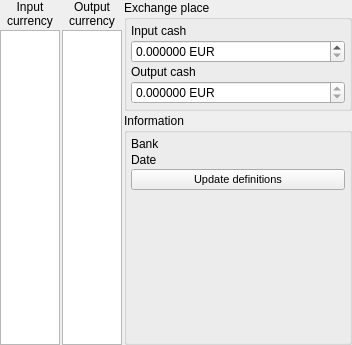
<?xml version="1.0" encoding="UTF-8"?>
<ui version="4.0">
 <class>FormCurrencyConverter</class>
 <widget class="QWidget" name="FormCurrencyConverter">
  <property name="geometry">
   <rect>
    <x>0</x>
    <y>0</y>
    <width>352</width>
    <height>345</height>
   </rect>
  </property>
  <property name="windowTitle">
   <string notr="true"/>
  </property>
  <layout class="QHBoxLayout" name="horizontalLayout">
   <property name="spacing">
    <number>2</number>
   </property>
   <property name="leftMargin">
    <number>0</number>
   </property>
   <property name="topMargin">
    <number>0</number>
   </property>
   <property name="rightMargin">
    <number>0</number>
   </property>
   <property name="bottomMargin">
    <number>0</number>
   </property>
   <item>
    <layout class="QGridLayout" name="gridLayout_4">
     <property name="sizeConstraint">
      <enum>QLayout::SetMinimumSize</enum>
     </property>
     <property name="spacing">
      <number>2</number>
     </property>
     <item row="0" column="0">
      <widget class="QLabel" name="lblCurrInput">
       <property name="text">
        <string>Input
currency</string>
       </property>
       <property name="alignment">
        <set>Qt::AlignCenter</set>
       </property>
       <property name="buddy">
        <cstring>m_listInput</cstring>
       </property>
      </widget>
     </item>
     <item row="0" column="1">
      <widget class="QLabel" name="lblCurrOutput">
       <property name="text">
        <string>Output
currency</string>
       </property>
       <property name="alignment">
        <set>Qt::AlignCenter</set>
       </property>
       <property name="buddy">
        <cstring>m_listOutput</cstring>
       </property>
      </widget>
     </item>
     <item row="1" column="0">
      <widget class="QListWidget" name="m_listInput">
       <property name="sizePolicy">
        <sizepolicy hsizetype="Expanding" vsizetype="Expanding">
         <horstretch>0</horstretch>
         <verstretch>0</verstretch>
        </sizepolicy>
       </property>
       <property name="maximumSize">
        <size>
         <width>60</width>
         <height>16777215</height>
        </size>
       </property>
       <property name="toolTip">
        <string>Select input currency.</string>
       </property>
       <property name="alternatingRowColors">
        <bool>false</bool>
       </property>
      </widget>
     </item>
     <item row="1" column="1">
      <widget class="QListWidget" name="m_listOutput">
       <property name="maximumSize">
        <size>
         <width>60</width>
         <height>16777215</height>
        </size>
       </property>
       <property name="toolTip">
        <string>Select output currency.</string>
       </property>
       <property name="alternatingRowColors">
        <bool>false</bool>
       </property>
      </widget>
     </item>
    </layout>
   </item>
   <item>
    <layout class="QVBoxLayout" name="verticalLayout_6">
     <property name="spacing">
      <number>2</number>
     </property>
     <property name="sizeConstraint">
      <enum>QLayout::SetMaximumSize</enum>
     </property>
     <item>
      <widget class="QGroupBox" name="grpCurrExch">
       <property name="title">
        <string>Exchange place</string>
       </property>
       <layout class="QVBoxLayout" name="verticalLayout_4">
        <property name="spacing">
         <number>2</number>
        </property>
        <property name="leftMargin">
         <number>4</number>
        </property>
        <property name="topMargin">
         <number>4</number>
        </property>
        <property name="rightMargin">
         <number>4</number>
        </property>
        <property name="bottomMargin">
         <number>4</number>
        </property>
        <item>
         <widget class="QLabel" name="lblCurrrInput">
          <property name="sizePolicy">
           <sizepolicy hsizetype="Preferred" vsizetype="Minimum">
            <horstretch>0</horstretch>
            <verstretch>0</verstretch>
           </sizepolicy>
          </property>
          <property name="minimumSize">
           <size>
            <width>0</width>
            <height>0</height>
           </size>
          </property>
          <property name="maximumSize">
           <size>
            <width>16777215</width>
            <height>16777215</height>
           </size>
          </property>
          <property name="text">
           <string>Input cash</string>
          </property>
          <property name="alignment">
           <set>Qt::AlignBottom|Qt::AlignLeading|Qt::AlignLeft</set>
          </property>
          <property name="indent">
           <number>-1</number>
          </property>
          <property name="buddy">
           <cstring>m_spinInput</cstring>
          </property>
         </widget>
        </item>
        <item>
         <widget class="DoubleSpinBox" name="m_spinInput">
          <property name="sizePolicy">
           <sizepolicy hsizetype="Expanding" vsizetype="Fixed">
            <horstretch>0</horstretch>
            <verstretch>0</verstretch>
           </sizepolicy>
          </property>
          <property name="minimumSize">
           <size>
            <width>0</width>
            <height>0</height>
           </size>
          </property>
          <property name="suffix">
           <string notr="true"> EUR</string>
          </property>
          <property name="decimals">
           <number>6</number>
          </property>
          <property name="maximum">
           <double>999999999.000000000000000</double>
          </property>
          <property name="value">
           <double>0.000000000000000</double>
          </property>
         </widget>
        </item>
        <item>
         <widget class="QLabel" name="lblcurrrOutput">
          <property name="sizePolicy">
           <sizepolicy hsizetype="Preferred" vsizetype="Minimum">
            <horstretch>0</horstretch>
            <verstretch>0</verstretch>
           </sizepolicy>
          </property>
          <property name="minimumSize">
           <size>
            <width>0</width>
            <height>0</height>
           </size>
          </property>
          <property name="maximumSize">
           <size>
            <width>16777215</width>
            <height>16777215</height>
           </size>
          </property>
          <property name="text">
           <string>Output cash</string>
          </property>
          <property name="alignment">
           <set>Qt::AlignBottom|Qt::AlignLeading|Qt::AlignLeft</set>
          </property>
          <property name="buddy">
           <cstring>m_spinOutput</cstring>
          </property>
         </widget>
        </item>
        <item>
         <widget class="DoubleSpinBox" name="m_spinOutput">
          <property name="sizePolicy">
           <sizepolicy hsizetype="Expanding" vsizetype="Fixed">
            <horstretch>0</horstretch>
            <verstretch>0</verstretch>
           </sizepolicy>
          </property>
          <property name="minimumSize">
           <size>
            <width>150</width>
            <height>0</height>
           </size>
          </property>
          <property name="readOnly">
           <bool>true</bool>
          </property>
          <property name="suffix">
           <string notr="true"> EUR</string>
          </property>
          <property name="decimals">
           <number>6</number>
          </property>
          <property name="maximum">
           <double>999999999.000000000000000</double>
          </property>
          <property name="value">
           <double>0.000000000000000</double>
          </property>
         </widget>
        </item>
       </layout>
      </widget>
     </item>
     <item>
      <widget class="QGroupBox" name="grpCurrInfo">
       <property name="minimumSize">
        <size>
         <width>0</width>
         <height>0</height>
        </size>
       </property>
       <property name="title">
        <string>Information</string>
       </property>
       <layout class="QVBoxLayout" name="verticalLayout_5">
        <property name="spacing">
         <number>2</number>
        </property>
        <property name="leftMargin">
         <number>4</number>
        </property>
        <property name="topMargin">
         <number>4</number>
        </property>
        <property name="rightMargin">
         <number>4</number>
        </property>
        <property name="bottomMargin">
         <number>4</number>
        </property>
        <item>
         <widget class="QLabel" name="m_lblBank">
          <property name="text">
           <string>Bank</string>
          </property>
          <property name="alignment">
           <set>Qt::AlignBottom|Qt::AlignLeading|Qt::AlignLeft</set>
          </property>
         </widget>
        </item>
        <item>
         <widget class="QLabel" name="m_lblDate">
          <property name="text">
           <string>Date</string>
          </property>
          <property name="alignment">
           <set>Qt::AlignBottom|Qt::AlignLeading|Qt::AlignLeft</set>
          </property>
         </widget>
        </item>
        <item>
         <widget class="QPushButton" name="m_btnUpdateCurrencies">
          <property name="minimumSize">
           <size>
            <width>0</width>
            <height>0</height>
           </size>
          </property>
          <property name="maximumSize">
           <size>
            <width>16777215</width>
            <height>16777215</height>
           </size>
          </property>
          <property name="font">
           <font>
            <family>Segoe UI</family>
            <pointsize>8</pointsize>
           </font>
          </property>
          <property name="toolTip">
           <string>Click this button if you want to update currency rates via internet.</string>
          </property>
          <property name="autoFillBackground">
           <bool>false</bool>
          </property>
          <property name="styleSheet">
           <string notr="true"/>
          </property>
          <property name="text">
           <string>Update definitions</string>
          </property>
          <property name="iconSize">
           <size>
            <width>15</width>
            <height>15</height>
           </size>
          </property>
          <property name="autoRepeat">
           <bool>false</bool>
          </property>
         </widget>
        </item>
        <item>
         <spacer name="verticalSpacer">
          <property name="orientation">
           <enum>Qt::Vertical</enum>
          </property>
          <property name="sizeHint" stdset="0">
           <size>
            <width>20</width>
            <height>40</height>
           </size>
          </property>
         </spacer>
        </item>
       </layout>
      </widget>
     </item>
    </layout>
   </item>
  </layout>
 </widget>
 <customwidgets>
  <customwidget>
   <class>DoubleSpinBox</class>
   <extends>QDoubleSpinBox</extends>
   <header>doublespinbox.h</header>
  </customwidget>
 </customwidgets>
 <resources/>
 <connections/>
</ui>
